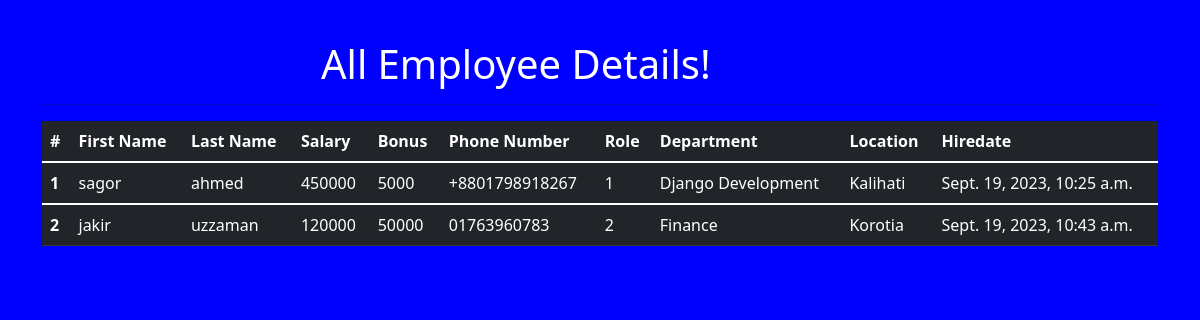
The app's page /all_emp with its own data.
### emp_app/models.py (models this page shows, shortened)
class Employee(models.Model):
    first_name = models.CharField(max_length=100, null=False)
    last_name = models.CharField(max_length=100)
    dept = models.ForeignKey(Department, on_delete=models.CASCADE)
    salary = models.IntegerField(default=0)
    bonus = models.IntegerField(default=0)
    role = models.ForeignKey(Role, on_delete=models.CASCADE)
    phone = models.CharField(max_length= 15)
    hire_date = models.DateTimeField(auto_now_add= True)
    def __str__(self):
        return "%s %s %s" %(self.first_name, self.last_name, self.phone)

class Role(models.Model):
    name = models.CharField(max_length=100, null=False)

class Department(models.Model):
    name = models.CharField(max_length=100,null=False)
    location = models.CharField(max_length=100)

### emp_app/views.py (the view)
# urls.py: path('all_emp', views.all_emp, name='all_emp'),
def all_emp(request):
    emps = Employee.objects.all()
    context = {
        'emps': emps
    }
    print(context)
    return render(request, 'view_all_emp.html', context)

### emp_app/templates/view_all_emp.html (shortened to what this page needs)
<!DOCTYPE html>
<html lang="en">
<head>
  <link href="https://cdn.jsdelivr.net/npm/bootstrap@5.1.3/dist/css/bootstrap.min.css" rel="stylesheet">
</head>
  <body style="background-color: blue;">
  <div class="container" style="margin-top: 40px;">
          <h1 style="width: 50%; margin: auto; color: white;">All Employee Details!</h1>
      <hr>
     <table class="table table-dark">
  <thead>
    <tr>
      <th scope="col">#</th>
      <th scope="col">First Name</th>
      <th scope="col">Last Name</th>
      <th scope="col">Salary</th>
      <th scope="col">Bonus</th>
      <th scope="col">Phone Number</th>
      <th scope="col">Role</th>
      <th scope="col">Department</th>
      <th scope="col">Location</th>
      <th scope="col">Hiredate</th>
    </tr>
  </thead>
         {% for emp in emps %}
  <tbody>
    <tr>
      <th scope="row">{{emp.id}}</th>
      <td>{{emp.first_name}}</td>
      <td>{{emp.last_name}}</td>
      <td>{{emp.salary}}</td>
      <td>{{emp.bonus}}</td>
      <td>{{emp.phone}}</td>
      <td>{{emp.role.name}}</td>
      <td>{{emp.dept.name}}</td>
      <td>{{emp.dept.location}}</td>
      <td>{{emp.hire_date}}</td>
    </tr>
  </tbody>
         {% endfor %}
</table>
  </div>
  </body>
</html>

### records on screen
Employee: id "1", first_name "sagor", last_name "ahmed", salary "450000", bonus "5000", phone "+8801798918267", role.name "1", dept.name "Django Development", dept.location "Kalihati", hire_date "Sept. 19, 2023, 10:25 a.m."
Employee: id "2", first_name "jakir", last_name "uzzaman", salary "120000", bonus "50000", phone "01763960783", role.name "2", dept.name "Finance", dept.location "Korotia", hire_date "Sept. 19, 2023, 10:43 a.m."
